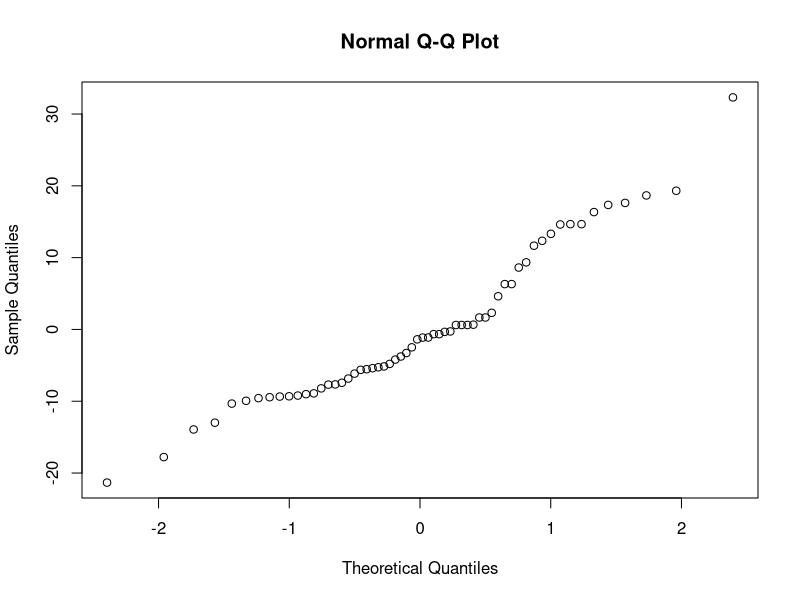
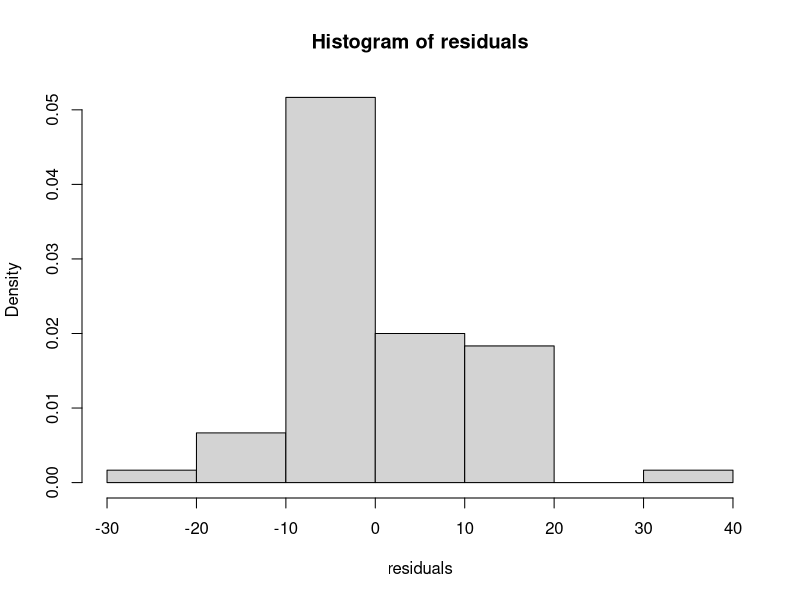
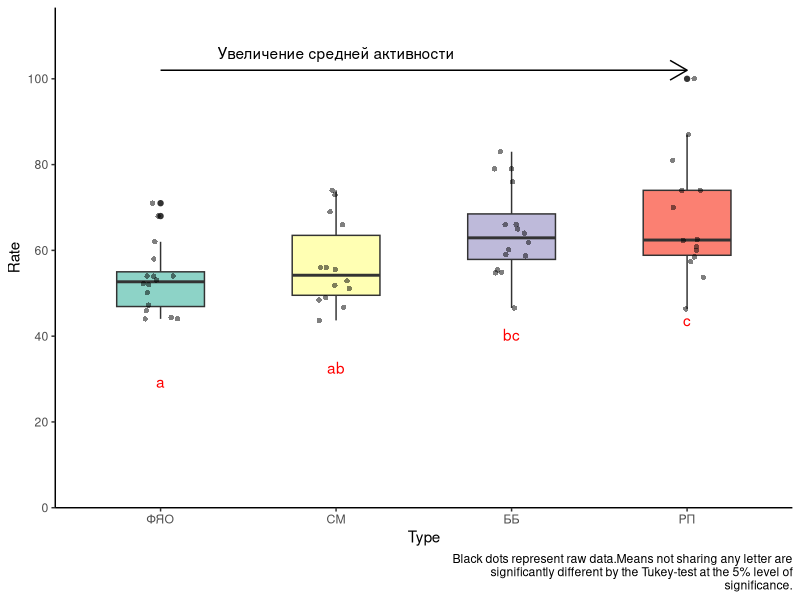

Generate these figures, in order, with R:
## ---- chunk 1
library(readxl)
hw2_data <- read_excel("hw2.shelepin.data.xlsx", 
    sheet = "activity")

summary(hw2_data)
## ---- chunk 2
library(dplyr)

result <- hw2_data %>%
  group_by(type) %>%
  summarise(
    Среднее = mean(rate),
    Дисперсия = var(rate),
    Стандартное_отклонение = sd(rate),
    Объем_выборки = n(),
    Минимум = min(rate),
    Максимум = max(rate)
  )

# Вывод результата
print(result)
## ---- chunk 3
# Рассчитаем средние значения для каждой ассоциации
means <- aggregate(rate ~ type, data = hw2_data, FUN = mean)
means <- means[order(means$rate), ]  # сортируем по возрастанию средних

# Создаем словарь сокращений
abbreviations <- c(
  "белково-бургерная" = "ББ",
  "раздельное питание" = "РП",
  "средиземноморская" = "СМ",
  "фруктово-ягодно-овощная" = "ФЯО"
)

# Создаем новый фактор с правильным порядком и сокращениями
hw2_data$type_n <- factor(hw2_data$type, 
                           levels = means$type,
                           labels = abbreviations[means$type])

# Проверяем результат
levels(hw2_data$type_n)  # покажет новые уровни фактора в правильном порядке
## ---- chunk 4
result <- hw2_data %>%
  group_by(type_n) %>%
  summarise(
    Среднее = mean(rate),
    Дисперсия = var(rate),
    Стандартное_отклонение = sd(rate),
    Объем_выборки = n(),
    Минимум = min(rate),
    Максимум = max(rate)
  )

# Вывод результата
print(result)
## ---- chunk 5
# Создаем модель дисперсионного анализа
fit <- lm(rate ~ type_n, data = hw2_data)

# Выводим результаты
summary(fit)
## ---- chunk 6
# Получаем остатки из модели
residuals <- residuals(fit)

# 1. Критерий Шапиро-Уилка
shapiro_test <- shapiro.test(residuals)

# 2. Критерий Колмогорова-Смирнова
# Сначала стандартизируем остатки
standardized_residuals <- scale(residuals)
ks_test <- ks.test(standardized_residuals, "pnorm")

# 3. Критерий Андерсона-Дарлинга
library(nortest)
ad_test <- ad.test(residuals)
## ---- chunk 7
# Выводим результаты
cat("Тест Шапиро-Уилка: p =", shapiro_test$p.value, "\n")
## ---- chunk 8
# Выводим результаты
cat("Тест Колмогорова-Смирнова: p =", ks_test$p.value, "\n")
## ---- chunk 9
# Выводим результаты
cat("Тест Андерсона-Дарлинга: p =", ad_test$p.value, "\n")
## ---- chunk 10
# Гистограмма остатков
# Визуальная проверка
# Q-Q график
qqnorm(residuals)
## ---- chunk 11
# Гистограмма остатков
hist(residuals, freq = FALSE)
## ---- chunk 12
kruskal.test(rate ~ type_n, data = hw2_data)
## ---- chunk 13
pairwise.wilcox.test(hw2_data$rate, hw2_data$type_n)
## ---- chunk 14
library(emmeans)
library(multcomp)
library(multcompView)

# set up model
model <- lm(rate ~ type_n, data = hw2_data)

# get (adjusted) weight means per group
model_means <- emmeans(object = model,
                       specs = "type_n")

# add letters to each mean
model_means_cld <- cld(object = model_means,
                       Letters = letters,
                       alpha = 0.05)

# show output
model_means_cld
## ---- chunk 15
library(tidyverse) # ggplot & helper functions
library(scales)    # more helper functions

# optional: sort factor levels of groups column according to highest mean

# ...in means table
model_means_cld <- model_means_cld %>% 
  mutate(type_n = fct_reorder(type_n, emmean))

# ...in data table
hw2_data <- hw2_data %>% 
  mutate(type_n = fct_relevel(type_n, levels(model_means_cld$type_n)))

# base plot setup
ggplot() +
  # y-axis
  scale_y_continuous(
    name = "Rate",
    limits = c(0, NA),
    breaks = pretty_breaks(),
    expand = expansion(mult = c(0,0.1))
  ) +
  # x-axis
  scale_x_discrete(
    name = "Type"
  ) +
  # general layout
  theme_classic() +
  # colored boxplots (вместо черного)
  geom_boxplot(
    data = hw2_data,
    aes(y = rate, x = type_n, fill = type_n),
    width = 0.5
  ) +
  # добавляем цветовую палитру
  scale_fill_brewer(palette = "Set3") +
  # black data points
  geom_point(
    data = hw2_data,
    aes(y = rate, x = type_n),
    shape = 16,
    alpha = 0.5,
    position = position_jitter(width = 0.1)
  ) +
  # red letters
  geom_text(
    data = model_means_cld,
    aes(
      y = emmean,
      x = type_n,
      label = str_trim(.group)
    ),
    position = position_nudge(x = 0, y = -24),
    hjust = 0.5,
    color = "red"
  ) +
  # добавляем стрелку сверху
  annotate("segment", 
           x = 1, 
           xend = length(unique(hw2_data$type_n)), 
           y = max(hw2_data$rate) + 2, 
           yend = max(hw2_data$rate) + 2,
           arrow = arrow(length = unit(0.5, "cm"))) +
  annotate("text", 
           x = length(unique(hw2_data$type_n))/2, 
           y = max(hw2_data$rate) + 6,
           label = "Увеличение средней активности") +
  # убираем легенду
  theme(legend.position = "none") +
  # caption
  labs(
    caption = str_wrap("Black dots represent raw data.Means not sharing any letter are significantly different by the Tukey-test at the 5% level of significance.", width = 70)
  )
